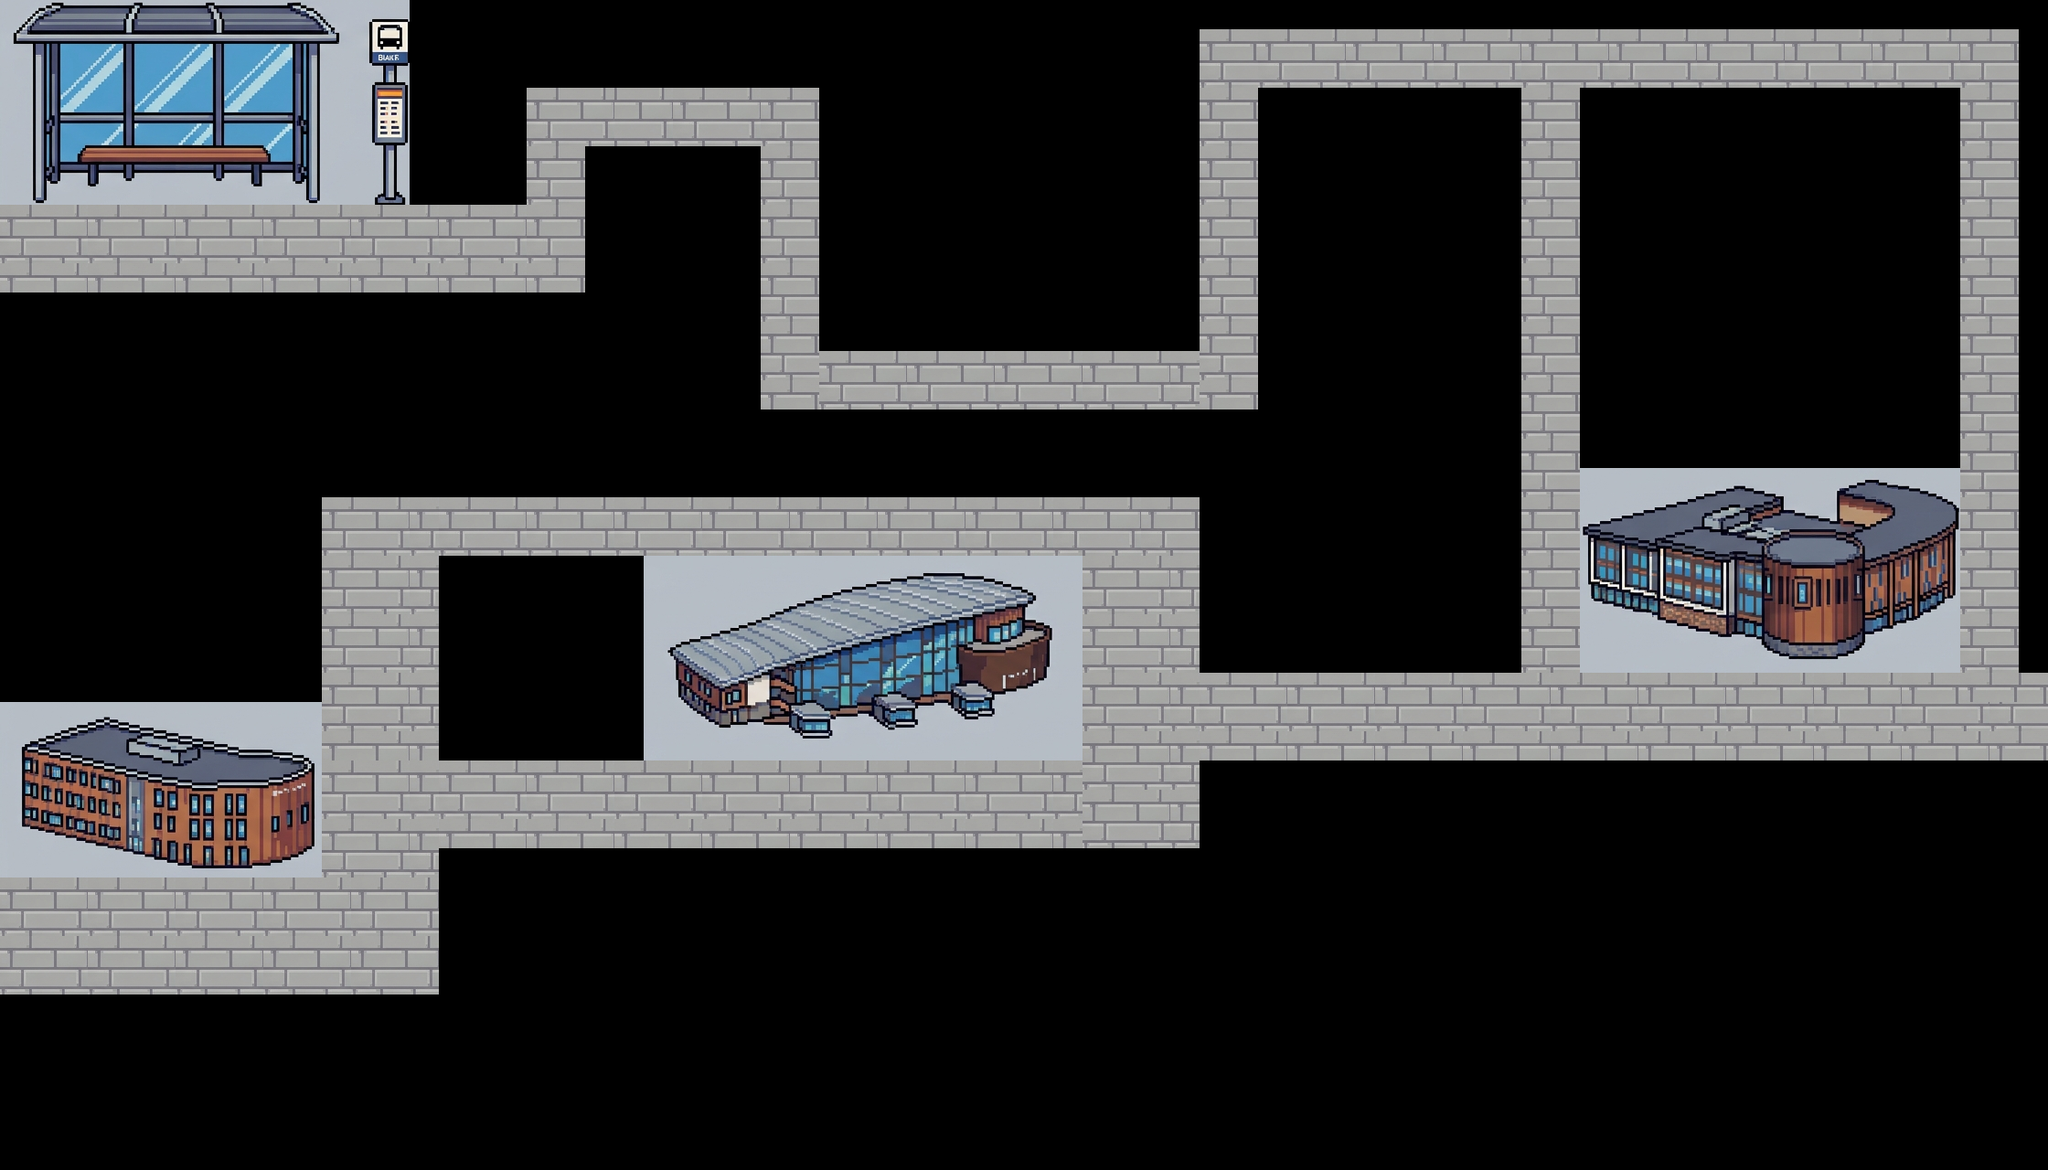

A level layout from a 2D game, rendered from its tile map. Below: a short description, then the map file with tile-grid data replaced by summaries:
An orthogonal 70x40 tile map with 32x32 px tiles, 1 tile layer (Tile Layer 1) and 3 objects.

<map version="1.10" tiledversion="1.12.2" orientation="orthogonal" renderorder="right-down" width="70" height="40" tilewidth="32" tileheight="32" infinite="0" nextlayerid="5" nextobjectid="4">
 <tileset firstgid="1" source="tilesetForMap.tsx" />
 <layer id="1" name="Tile Layer 1" width="70" height="40">
  <data>[2800 cells, 1003 non-empty, 366 distinct tile ids]</data>
 </layer>
 <objectgroup id="2" name="gooseCollisionLayer">
  <object id="3" x="693.396" y="610.063" width="488.994" height="223.27" />
 </objectgroup>
 <objectgroup id="3" name="playerCollisionLayer">
  <object id="2" x="-1.57233" y="767.296" width="350.629" height="190.252" />
 </objectgroup>
 <objectgroup id="4" name="eventLayer">
  <object id="1" x="4.07332" y="6.78887" width="450.781" height="302.783">
   <properties>
    <property name="eventID" type="int" value="0" />
   </properties>
  </object>
 </objectgroup>
</map>
